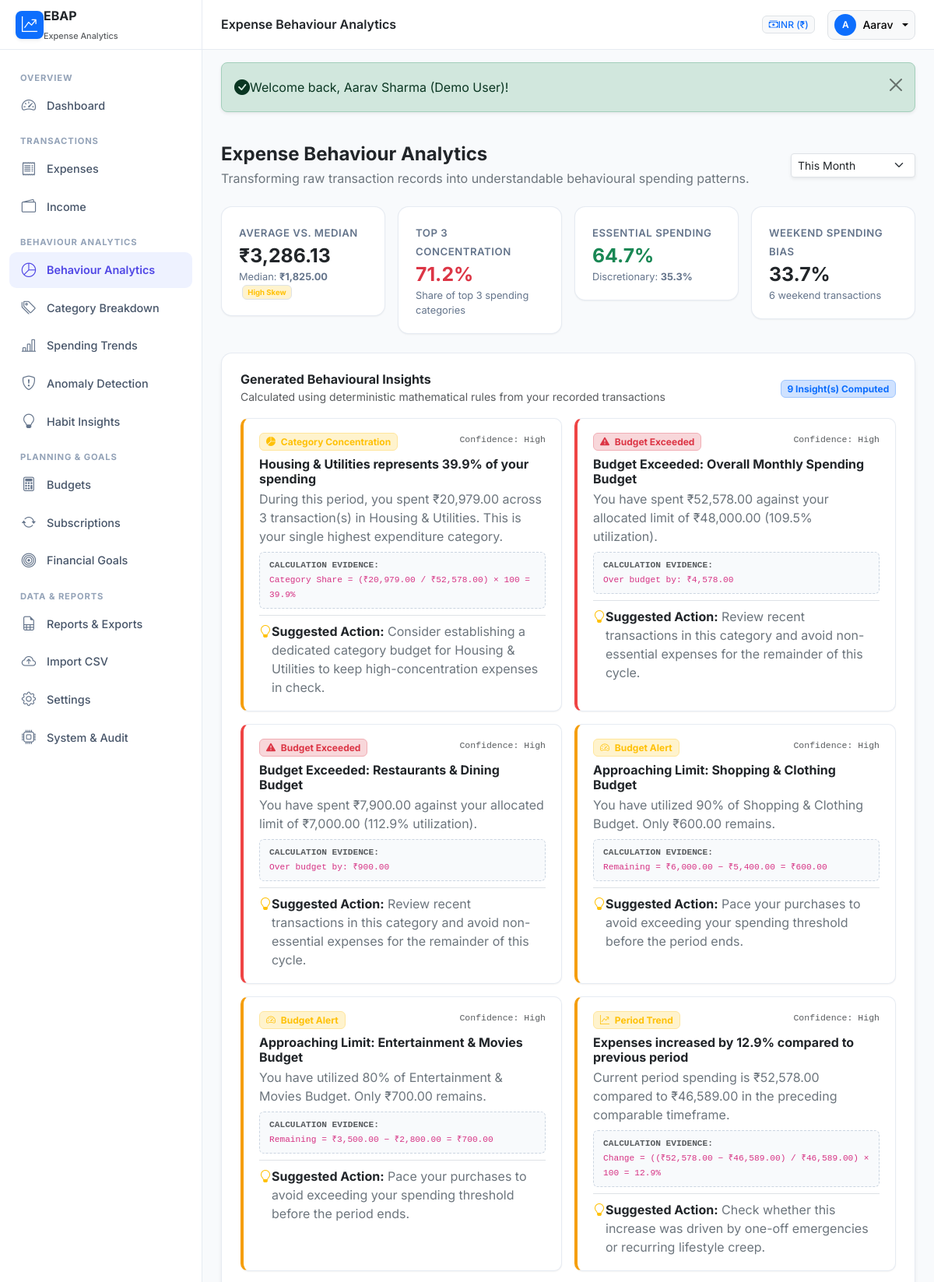
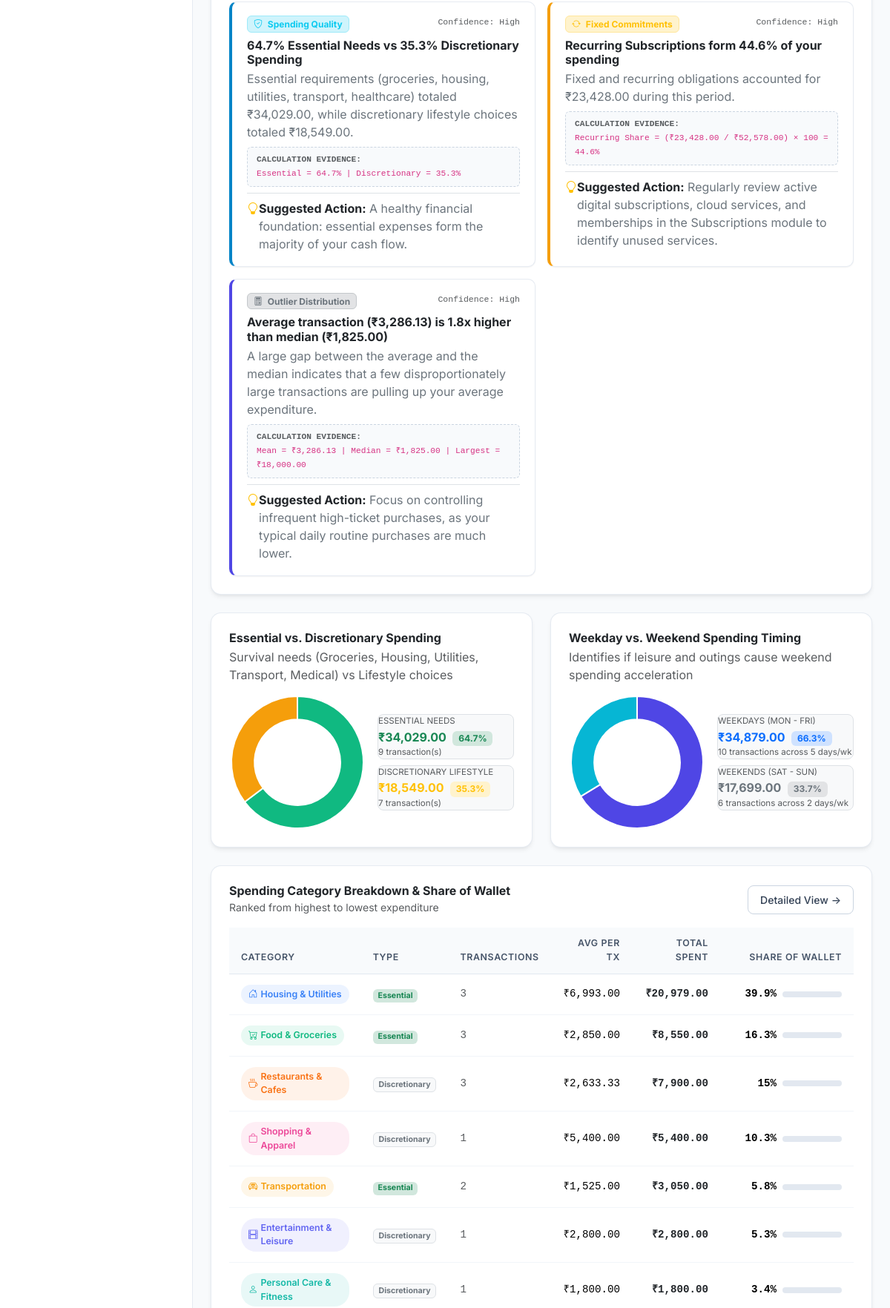
The page /analytics/index.php (signed in, upper part) on the database its author committed (2 pictures, top to bottom).
### tables this page shows
CREATE TABLE `expense_categories` (
    `id` INT AUTO_INCREMENT PRIMARY KEY,
    `user_id` INT NULL,
    `category_name` VARCHAR(100) NOT NULL,
    `category_icon` VARCHAR(50) NOT NULL DEFAULT 'bi-tag',
    `category_color` VARCHAR(20) NOT NULL DEFAULT '#4f46e5',
    `is_essential` TINYINT(1) NOT NULL DEFAULT 0,
    `status` ENUM('active', 'inactive') NOT NULL DEFAULT 'active',
    `created_at` TIMESTAMP NOT NULL DEFAULT CURRENT_TIMESTAMP,
    FOREIGN KEY (`user_id`) REFERENCES `users`(`id`) ON DELETE CASCADE,
    INDEX `idx_expcat_user_status` (`user_id`, `status`),
    INDEX `idx_expcat_essential` (`is_essential`)
);

### analytics/index.php (the view, shortened to what the rows shown need)
<?php
require_once __DIR__ . '/../config/app.php';
require_once __DIR__ . '/../includes/auth.php';
require_once __DIR__ . '/../includes/functions.php';
require_once __DIR__ . '/../services/AnalyticsService.php';
require_once __DIR__ . '/../services/BehaviourInsightService.php';
$userId = getAuthUserId();
$period = $_GET['period'] ?? 'this_month';
$customStart = $_GET['start_date'] ?? null;
$customEnd = $_GET['end_date'] ?? null;
$range = getDateRangeForPeriod($period, $customStart, $customEnd);
$startDate = $range['start'];
$endDate = $range['end'];
$daysInPeriod = $range['days'];
$analytics = new AnalyticsService();
$insightEngine = new BehaviourInsightService($analytics);
$categoriesData = $analytics->getCategoryBreakdown($userId, $startDate, $endDate);
$essentialVsDisc = $analytics->getEssentialVsDiscretionary($userId, $startDate, $endDate);
$weekdayVsWeekend = $analytics->getWeekdayVsWeekend($userId, $startDate, $endDate);
$insights = $insightEngine->generateInsights($userId, $startDate, $endDate, $daysInPeriod);
require_once __DIR__ . '/../includes/header.php';
?>
<div class="ebap-card bg-white p-4 mb-4">
    <div class="table-responsive">
        <table class="table ebap-table align-middle">
            <thead>
                <tr>
                    <th>Category</th>
                    <th>Type</th>
                    <th>Transactions</th>
                    <th class="text-end">Avg Per Tx</th>
                    <th class="text-end">Total Spent</th>
                    <th class="text-end" style="width: 180px;">Share of Wallet</th>
                </tr>
            </thead>
            <tbody>
                <?php foreach ($categoriesData['categories'] as $cat): ?>
                    <tr>
                        <td>
                            <span class="category-badge" style="background-color: <?= e($cat['category_color']) ?>18; color: <?= e($cat['category_color']) ?>;">
                                <i class="bi <?= e($cat['category_icon']) ?> me-1"></i> <?= e($cat['category_name']) ?>
                            </span>
                        </td>
                        <td>
                            <span class="badge <?= $cat['is_essential'] ? 'bg-success-subtle text-success' : 'bg-light text-secondary border' ?>">
                                <?= $cat['is_essential'] ? 'Essential' : 'Discretionary' ?>
                            </span>
                        </td>
                        <td class="font-monospace text-muted"><?= $cat['tx_count'] ?></td>
                        <td class="text-end font-monospace"><?= formatCurrency($cat['avg_amount']) ?></td>
                        <td class="text-end fw-bold font-monospace text-dark"><?= formatCurrency($cat['total_amount']) ?></td>
                        <td class="text-end">
                            <div class="d-flex align-items-center justify-content-end gap-2">
                                <span class="font-monospace fs-7 fw-semibold"><?= $cat['share_pct'] ?>%</span>
                                <div class="ebap-progress" style="width: 80px;">
                                </div>
                            </div>
                        </td>
                    </tr>
                <?php endforeach; ?>
            </tbody>
        </table>
    </div>
</div>
<script>
document.addEventListener('DOMContentLoaded', function () {
    const symbol = '<?= getCurrencySymbol($currency) ?>';
    // Essential vs Discretionary Doughnut
    const ctxEss = document.getElementById('essentialDiscChart');
    if (ctxEss) {
        new Chart(ctxEss, {
            type: 'doughnut',
            data: {
                labels: ['Essential Needs', 'Discretionary Lifestyle'],
                datasets: [{
                    data: [<?= $essentialVsDisc['essential_amount'] ?>, <?= $essentialVsDisc['discretionary_amount'] ?>],
                    backgroundColor: ['#10b981', '#f59e0b'],
                    borderWidth: 2,
                    borderColor: '#ffffff'
                }]
            },
            options: {
                responsive: true,
                maintainAspectRatio: false,
                cutout: '65%',
                plugins: { legend: { display: false } }
            }
        });
    }
    // Weekday vs Weekend Doughnut
    const ctxWk = document.getElementById('weekdayWeekendChart');
    if (ctxWk) {
        new Chart(ctxWk, {
            type: 'doughnut',
            data: {
                labels: ['Weekdays (Mon-Fri)', 'Weekends (Sat-Sun)'],
                datasets: [{
                    data: [<?= $weekdayVsWeekend['weekday_amount'] ?>, <?= $weekdayVsWeekend['weekend_amount'] ?>],
                    backgroundColor: ['#4f46e5', '#06b6d4'],
                    borderWidth: 2,
                    borderColor: '#ffffff'
                }]
            },
            options: {
                responsive: true,
                maintainAspectRatio: false,
                cutout: '65%',
                plugins: { legend: { display: false } }
            }
        });
    }
});
</script>
<?php require_once __DIR__ . '/../includes/footer.php'; ?>

### rows shown on the page
expense_categories: category_name "Housing & Utilities", is_essential "Essential", tx_count "3", avg_amount "₹6,993.00", total_amount "₹20,979.00", share_pct "39.9"
expense_categories: category_name "Food & Groceries", is_essential "Essential", tx_count "3", avg_amount "₹2,850.00", total_amount "₹8,550.00", share_pct "16.3"
expense_categories: category_name "Restaurants & Cafes", is_essential "Discretionary", tx_count "3", avg_amount "₹2,633.33", total_amount "₹7,900.00", share_pct "15"
expense_categories: category_name "Shopping & Apparel", is_essential "Discretionary", tx_count "1", avg_amount "₹5,400.00", total_amount "₹5,400.00", share_pct "10.3"
expense_categories: category_name "Transportation", is_essential "Essential", tx_count "2", avg_amount "₹1,525.00", total_amount "₹3,050.00", share_pct "5.8"
expense_categories: category_name "Entertainment & Leisure", is_essential "Discretionary", tx_count "1", avg_amount "₹2,800.00", total_amount "₹2,800.00", share_pct "5.3"
expense_categories: category_name "Personal Care & Fitness", is_essential "Discretionary", tx_count "1", avg_amount "₹1,800.00", total_amount "₹1,800.00", share_pct "3.4"

### other values the page prints
$pageTitle "Expense Behaviour Analytics"
$currency "INR"
getCurrencySymbol($currency) "₹"
substr($user['full_name'] ?? 'U', 0, 1) "A"
explode(' ', $user['full_name'] ?? 'User')[0] "Aarav"
$msg "Welcome back, Aarav Sharma (Demo User)!"
formatCurrency($summary['avg_tx_amount']) "₹3,286.13"
formatCurrency($summary['median_tx_amount']) "₹1,825.00"
$top3Share "71.2"
$essentialVsDisc['essential_pct'] "64.7"
$essentialVsDisc['discretionary_pct'] "35.3"
$weekdayVsWeekend['weekend_pct'] "33.7"
$weekdayVsWeekend['weekend_count'] "6"
count($insights) "9"
$in['badge'] "Category Concentration"
